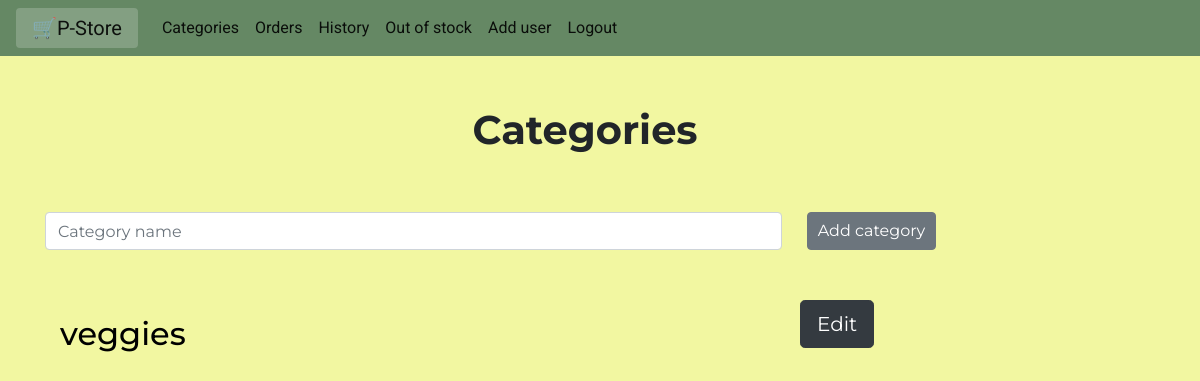
Page /category (signed in) on the earlier database version.
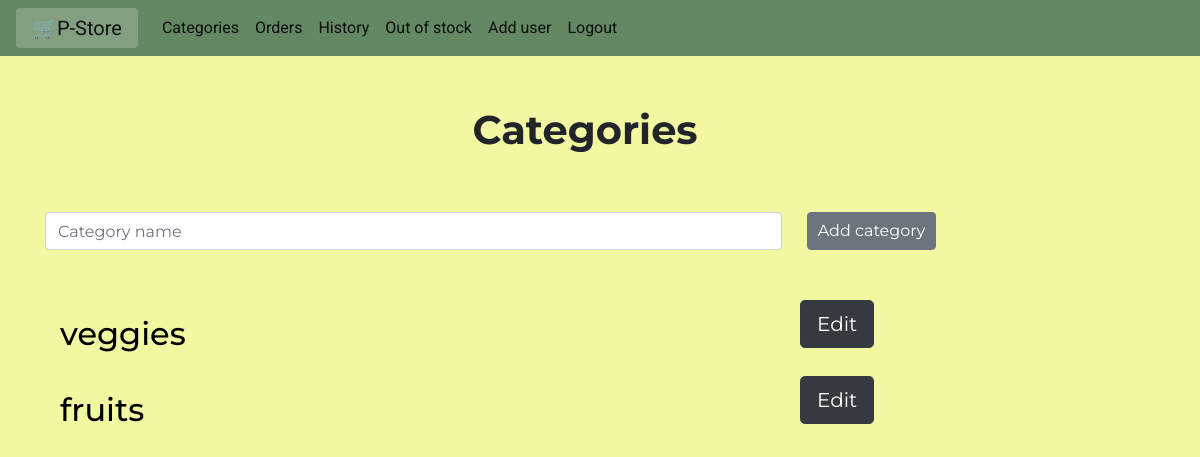
Same page on the later database version.
### tables this page shows
CREATE TABLE Categories (
    c_id INTEGER PRIMARY KEY AUTOINCREMENT,
    c_name varchar(20) not null
);

### app.py (the view, shortened to what this page needs)
@app.route("/category", methods=("GET", "POST"))
@login_required  # The `@login_required` decorator is a game changer!
def category():
    if not current_user.is_admin:
        abort(403)  # Forbidden
    conn = get_db_connection()
    categories = conn.execute("SELECT * FROM Categories").fetchall()
    conn.close()
    return render_template("category.html", categories=categories)

### app.py (called while the page is built)
def get_db_connection():
    conn = sqlite3.connect("database.db")
    conn.row_factory = sqlite3.Row
    return conn

@login_manager.user_loader
def load_user(user_id):
    conn = get_db_connection()
    user_data = conn.execute(
        "SELECT * FROM Admin WHERE a_id = ?", (user_id,)
    ).fetchone()
    if user_data:
        return Admin(user_data["a_id"], user_data["username"])
    user_data = conn.execute("SELECT * FROM User WHERE u_id = ?", (user_id,)).fetchone()
    if user_data:
        return AppUser(user_data["u_id"], user_data["u_username"])
    return None

### templates/category.html (shortened to what this page needs)
{% extends 'base2.html' %}
{% block content %}
<div class=container style="display: flex; justify-content: center;">
   <h1 style="text-align:center; margin-top:50px; font-weight:bold; display:inline ;margin-right:30px "> {% block title %} Categories {% endblock %}</h1>
</div>
<form method="post" style="padding-top:50px; padding-bottom:50px;">
  <div class="form-row">
    <div class="col-8">
      <input type="text" class="form-control" name="category_name" placeholder="Category name">
    </div>
    <button type="submit button" style="margin-left:20px; padding-left:10px; padding-right:10px;" class="btn btn-secondary">Add category</button>
  </div>
</form>
   {% for category in categories %}
   <div class="container">
       <div class="row">
           <div class="category col-md-8" >
           <a href="{{ url_for('items_list',c_id=category['c_id']) }}">
               <h2>{{ category['c_name'] }}</h2>
           </div>
           <div class="col-md-4">
           <a href="{{ url_for('c_edit',c_id=category['c_id']) }}">
                <button class="btn btn-dark btn-lg">Edit</button>
                </a>
           </div>
    {% endfor %}
{% endblock %}

Differences in the rows shown:
added Categories: c_name "fruits"
